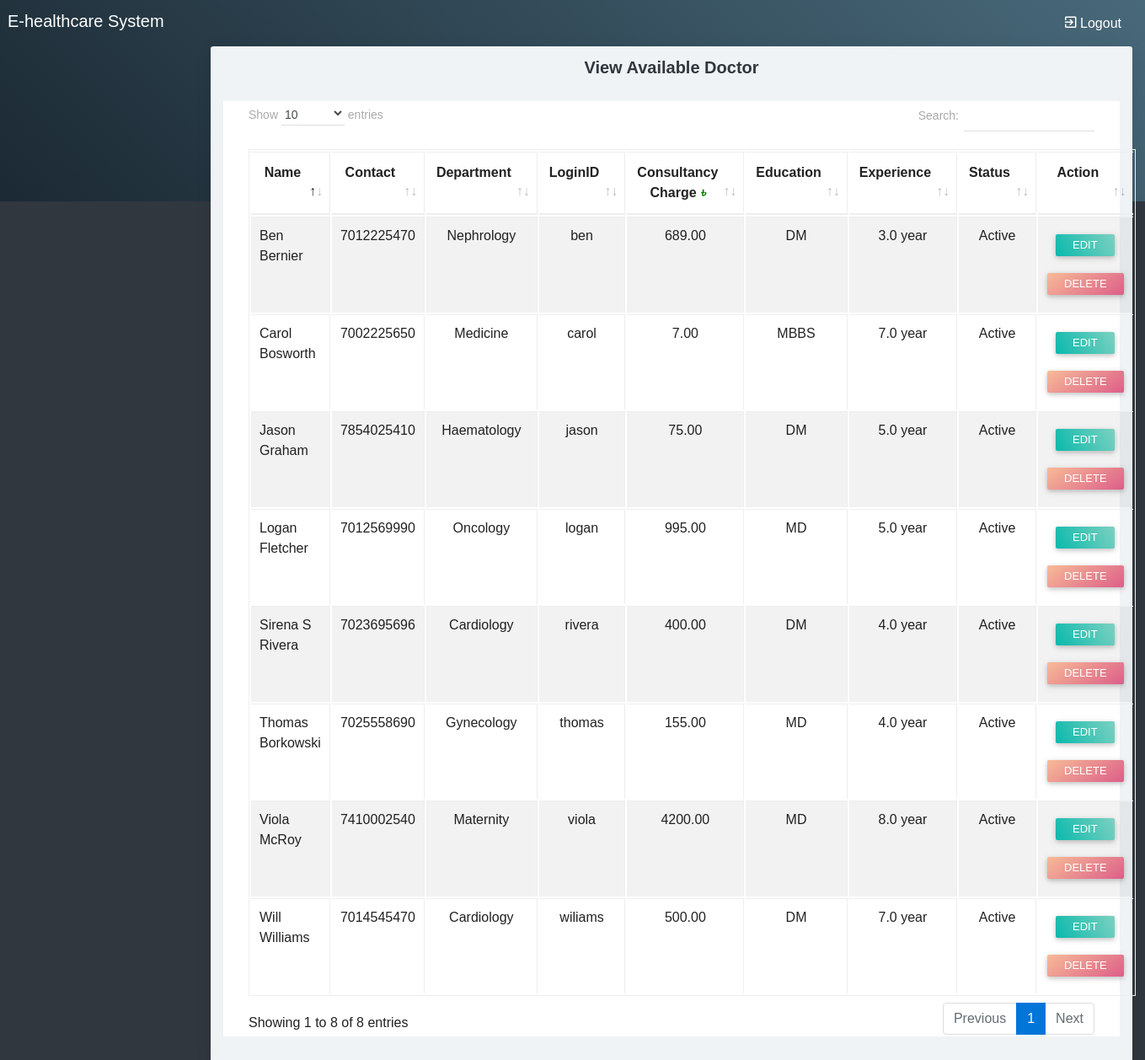
/viewdoctor.php, run on an earlier commit of the app's database.
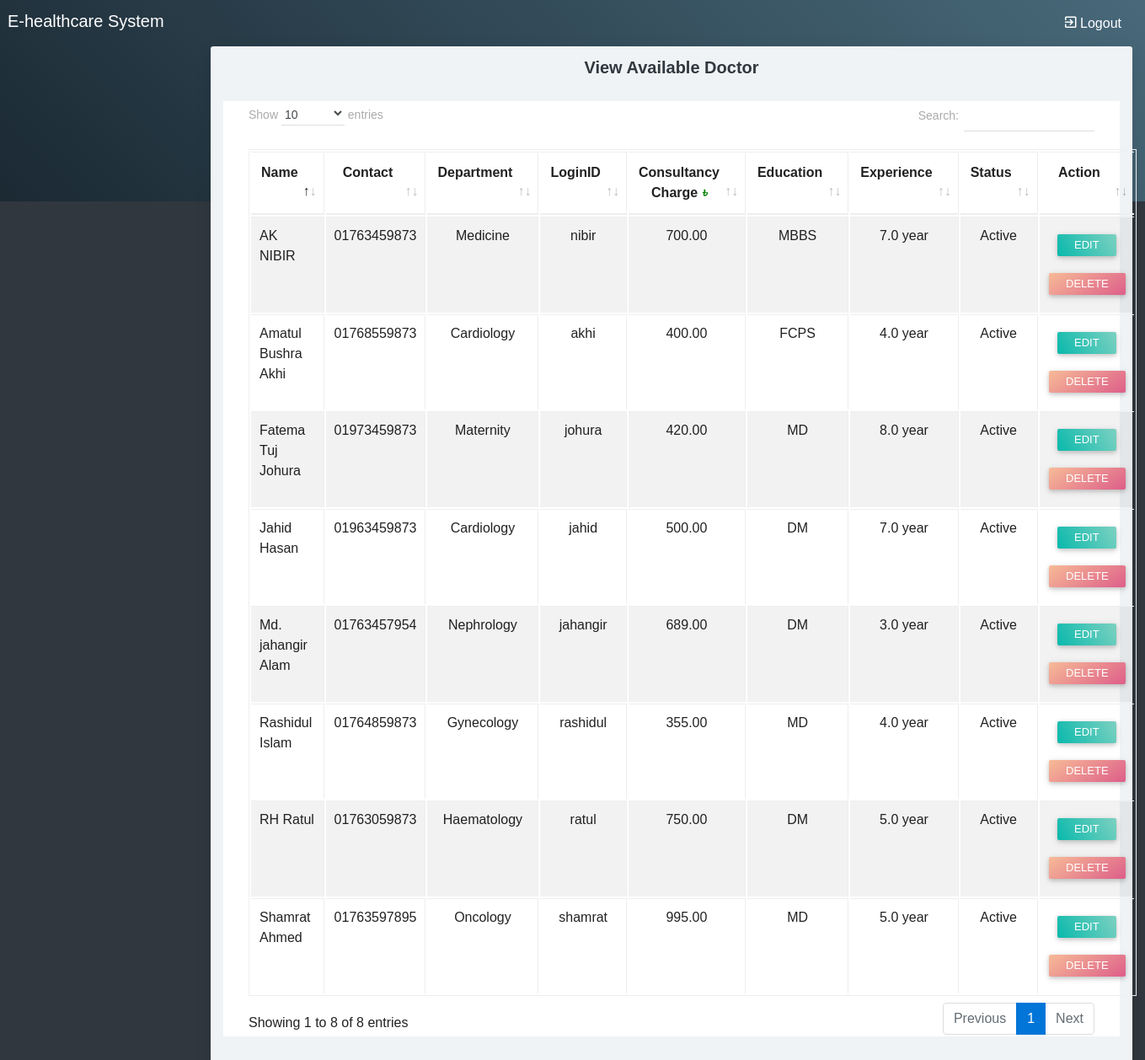
And on a later commit of the database.
### tables this page shows
CREATE TABLE `doctor` (
  `doctorid` int(10) NOT NULL,
  `doctorname` varchar(50) NOT NULL,
  `mobileno` varchar(15) NOT NULL,
  `departmentid` int(10) NOT NULL,
  `loginid` varchar(25) NOT NULL,
  `password` varchar(25) NOT NULL,
  `status` varchar(10) NOT NULL,
  `education` varchar(25) NOT NULL,
  `experience` float(11,1) NOT NULL,
  `consultancy_charge` float(10,2) NOT NULL
);

CREATE TABLE `department` (
  `departmentid` int(10) NOT NULL,
  `departmentname` varchar(100) NOT NULL,
  `description` text NOT NULL,
  `status` varchar(10) NOT NULL
);

### viewdoctor.php (the view, shortened to what this page needs)
<?php
include("adformheader.php");
include("dbconnection.php");
?>
<div class="container-fluid">
	<div class="block-header">
		<h2 class="text-center">View Available Doctor</h2>
	</div>
<div class="card">
	<section class="container">
		<table class="table table-bordered table-striped table-hover js-basic-example dataTable">
			<thead>
				<tr style="text-align: center;">
					<td><strong>Name</strong></td>
					<td><strong>Contact</strong></td>
					<td><strong>Department</strong></td>
					<td><strong>LoginID</strong></td>
					<td><strong>Consultancy Charge&nbsp;<i><span style="color: green;">৳</span></i></strong></td>
					<td><strong>Education</strong></td>
					<td><strong>Experience</strong></td>
					<td><strong>Status</strong></td>
					<td><strong>Action</strong></td>
				</tr>
			</thead>
			<tbody>
				<?php
				$sql ="SELECT * FROM doctor";
				$qsql = mysqli_query($con,$sql);
				while($rs = mysqli_fetch_array($qsql))
				{
					$sqldept = "SELECT * FROM department WHERE departmentid='$rs[departmentid]'";
					$qsqldept = mysqli_query($con,$sqldept);
					$rsdept = mysqli_fetch_array($qsqldept);
					echo "<tr>
					<td>$rs[doctorname]</td>
					<td>$rs[mobileno]</td>
					<td style='text-align:center;'>$rsdept[departmentname]</td>
					<td style='text-align:center;'>$rs[loginid]</td>
					<td style='text-align:center;'>$rs[consultancy_charge]</td>
					<td style='text-align:center;'>$rs[education]</td>
					<td style='text-align:center;'>$rs[experience] year</td>
					<td style='text-align:center;'>$rs[status]</td>
					<td style='text-align:center;'>
					<a href='doctor.php?editid=$rs[doctorid]' class='btn btn-sm btn-raised g-bg-cyan'>Edit</a> <a href='viewdoctor.php?delid=$rs[doctorid]' class='btn btn-sm btn-raised g-bg-blush2'>Delete</a> </td>
					</tr>";
				}
				?>
				</tbody>
			</table>
		</section>
	</div>
</div>
	<?php
	include("adformfooter.php");
	?>

What changed in the data, as far as the page shows it:
changed doctor "MBBS": doctorname "Carol Bosworth" → "AK NIBIR"; mobileno "7002225650" → "01763459873"; loginid "carol" → "nibir"; consultancy_charge "7.00" → "700.00"
changed doctor: doctorname "Sirena S Rivera" → "Amatul Bushra Akhi"; mobileno "7023695696" → "01768559873"; loginid "rivera" → "akhi"; education "DM" → "FCPS"
changed doctor: doctorname "Will Williams" → "Jahid Hasan"; mobileno "7014545470" → "01963459873"; loginid "wiliams" → "jahid"
changed doctor "Gynecology": doctorname "Thomas Borkowski" → "Rashidul Islam"; mobileno "7025558690" → "01764859873"; loginid "thomas" → "rashidul"; consultancy_charge "155.00" → "355.00"
changed doctor "Haematology": doctorname "Jason Graham" → "RH Ratul"; mobileno "7854025410" → "01763059873"; loginid "jason" → "ratul"; consultancy_charge "75.00" → "750.00"
changed doctor "Maternity": doctorname "Viola McRoy" → "Fatema Tuj Johura"; mobileno "7410002540" → "01973459873"; loginid "viola" → "johura"; consultancy_charge "4200.00" → "420.00"
changed doctor "Oncology": doctorname "Logan Fletcher" → "Shamrat Ahmed"; mobileno "7012569990" → "01763597895"; loginid "logan" → "shamrat"
changed doctor "Nephrology": doctorname "Ben Bernier" → "Md. jahangir Alam"; mobileno "7012225470" → "01763457954"; loginid "ben" → "jahangir"
